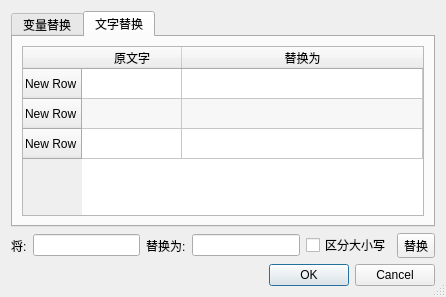
<?xml version="1.0" encoding="UTF-8"?>
<ui version="4.0">
 <class>ReplaceDlgClass</class>
 <widget class="QDialog" name="ReplaceDlgClass">
  <property name="geometry">
   <rect>
    <x>0</x>
    <y>0</y>
    <width>446</width>
    <height>297</height>
   </rect>
  </property>
  <property name="windowTitle">
   <string>替换</string>
  </property>
  <property name="sizeGripEnabled">
   <bool>true</bool>
  </property>
  <layout class="QGridLayout" name="gridLayout">
   <item row="0" column="0">
    <widget class="QTabWidget" name="tabWidget">
     <property name="currentIndex">
      <number>1</number>
     </property>
     <widget class="QWidget" name="tab1">
      <attribute name="title">
       <string>变量替换</string>
      </attribute>
      <layout class="QGridLayout" name="gridLayout_2">
       <item row="0" column="0">
        <widget class="QTableWidget" name="tableWidget1">
         <property name="editTriggers">
          <set>QAbstractItemView::AllEditTriggers</set>
         </property>
         <property name="alternatingRowColors">
          <bool>true</bool>
         </property>
         <attribute name="horizontalHeaderStretchLastSection">
          <bool>true</bool>
         </attribute>
         <row>
          <property name="text">
           <string>New Row</string>
          </property>
         </row>
         <row>
          <property name="text">
           <string>New Row</string>
          </property>
         </row>
         <row>
          <property name="text">
           <string>New Row</string>
          </property>
         </row>
         <row>
          <property name="text">
           <string>New Row</string>
          </property>
         </row>
         <column>
          <property name="text">
           <string>原变量</string>
          </property>
         </column>
         <column>
          <property name="text">
           <string>替换为</string>
          </property>
         </column>
        </widget>
       </item>
      </layout>
     </widget>
     <widget class="QWidget" name="tab2">
      <attribute name="title">
       <string>文字替换</string>
      </attribute>
      <layout class="QGridLayout" name="gridLayout_3">
       <item row="0" column="0">
        <widget class="QTableWidget" name="tableWidget2">
         <property name="editTriggers">
          <set>QAbstractItemView::AllEditTriggers</set>
         </property>
         <property name="alternatingRowColors">
          <bool>true</bool>
         </property>
         <attribute name="horizontalHeaderStretchLastSection">
          <bool>true</bool>
         </attribute>
         <row>
          <property name="text">
           <string>New Row</string>
          </property>
         </row>
         <row>
          <property name="text">
           <string>New Row</string>
          </property>
         </row>
         <row>
          <property name="text">
           <string>New Row</string>
          </property>
         </row>
         <column>
          <property name="text">
           <string>原文字</string>
          </property>
         </column>
         <column>
          <property name="text">
           <string>替换为</string>
          </property>
         </column>
        </widget>
       </item>
      </layout>
     </widget>
    </widget>
   </item>
   <item row="1" column="0">
    <layout class="QHBoxLayout" name="horizontalLayout">
     <item>
      <widget class="QLabel" name="label">
       <property name="text">
        <string>将:</string>
       </property>
      </widget>
     </item>
     <item>
      <widget class="QLineEdit" name="lineEdit1"/>
     </item>
     <item>
      <widget class="QLabel" name="label_2">
       <property name="text">
        <string>替换为:</string>
       </property>
      </widget>
     </item>
     <item>
      <widget class="QLineEdit" name="lineEdit2"/>
     </item>
     <item>
      <widget class="QCheckBox" name="matchCase">
       <property name="text">
        <string>区分大小写</string>
       </property>
      </widget>
     </item>
     <item>
      <widget class="QToolButton" name="replaceBtn">
       <property name="text">
        <string>替换</string>
       </property>
      </widget>
     </item>
    </layout>
   </item>
   <item row="2" column="0">
    <widget class="QDialogButtonBox" name="buttonBox">
     <property name="orientation">
      <enum>Qt::Horizontal</enum>
     </property>
     <property name="standardButtons">
      <set>QDialogButtonBox::Cancel|QDialogButtonBox::Ok</set>
     </property>
    </widget>
   </item>
  </layout>
 </widget>
 <resources/>
 <connections>
  <connection>
   <sender>buttonBox</sender>
   <signal>accepted()</signal>
   <receiver>ReplaceDlgClass</receiver>
   <slot>accept()</slot>
   <hints>
    <hint type="sourcelabel">
     <x>248</x>
     <y>254</y>
    </hint>
    <hint type="destinationlabel">
     <x>157</x>
     <y>274</y>
    </hint>
   </hints>
  </connection>
  <connection>
   <sender>buttonBox</sender>
   <signal>rejected()</signal>
   <receiver>ReplaceDlgClass</receiver>
   <slot>reject()</slot>
   <hints>
    <hint type="sourcelabel">
     <x>316</x>
     <y>260</y>
    </hint>
    <hint type="destinationlabel">
     <x>286</x>
     <y>274</y>
    </hint>
   </hints>
  </connection>
 </connections>
</ui>
